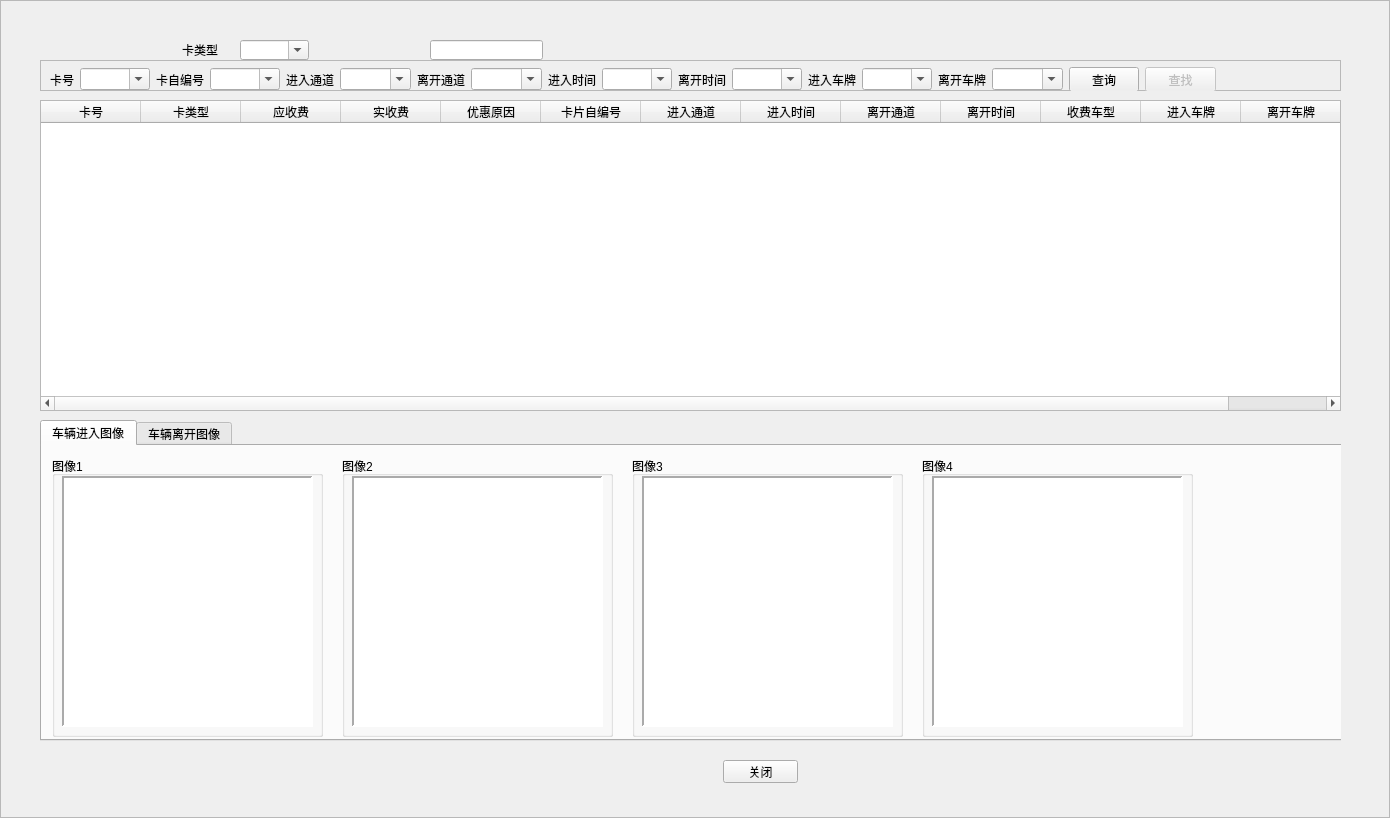
<?xml version="1.0" encoding="UTF-8"?>
<ui version="4.0">
 <class>CAccess2Records</class>
 <widget class="QFrame" name="CAccess2Records">
  <property name="geometry">
   <rect>
    <x>0</x>
    <y>0</y>
    <width>1390</width>
    <height>818</height>
   </rect>
  </property>
  <property name="windowTitle">
   <string>出入记录</string>
  </property>
  <property name="styleSheet">
   <string notr="true">background-image:url(D:/WinParkUI/debug/Image/NewIcon/CommonBigBG-normal.jpg);</string>
  </property>
  <property name="frameShape">
   <enum>QFrame::StyledPanel</enum>
  </property>
  <property name="frameShadow">
   <enum>QFrame::Raised</enum>
  </property>
  <widget class="QWidget" name="widget" native="true">
   <property name="geometry">
    <rect>
     <x>40</x>
     <y>60</y>
     <width>1301</width>
     <height>731</height>
    </rect>
   </property>
   <property name="styleSheet">
    <string notr="true">background-image:url(none);</string>
   </property>
   <widget class="QTableWidget" name="tableAccessRecord">
    <property name="geometry">
     <rect>
      <x>0</x>
      <y>40</y>
      <width>1301</width>
      <height>311</height>
     </rect>
    </property>
    <property name="toolTip">
     <string>单击【卡号列】查看进出图片。
双击单元格查看库中库记录。</string>
    </property>
    <property name="styleSheet">
     <string notr="true">background-image:url(none);</string>
    </property>
    <property name="selectionMode">
     <enum>QAbstractItemView::SingleSelection</enum>
    </property>
    <property name="selectionBehavior">
     <enum>QAbstractItemView::SelectRows</enum>
    </property>
    <column>
     <property name="text">
      <string>卡号</string>
     </property>
    </column>
    <column>
     <property name="text">
      <string>卡类型</string>
     </property>
    </column>
    <column>
     <property name="text">
      <string>应收费</string>
     </property>
    </column>
    <column>
     <property name="text">
      <string>实收费</string>
     </property>
    </column>
    <column>
     <property name="text">
      <string>优惠原因</string>
     </property>
    </column>
    <column>
     <property name="text">
      <string>卡片自编号</string>
     </property>
    </column>
    <column>
     <property name="text">
      <string>进入通道</string>
     </property>
    </column>
    <column>
     <property name="text">
      <string>进入时间</string>
     </property>
    </column>
    <column>
     <property name="text">
      <string>离开通道</string>
     </property>
    </column>
    <column>
     <property name="text">
      <string>离开时间</string>
     </property>
    </column>
    <column>
     <property name="text">
      <string>收费车型</string>
     </property>
    </column>
    <column>
     <property name="text">
      <string>进入车牌</string>
     </property>
    </column>
    <column>
     <property name="text">
      <string>离开车牌</string>
     </property>
    </column>
   </widget>
   <widget class="QTabWidget" name="tabWidget">
    <property name="geometry">
     <rect>
      <x>0</x>
      <y>360</y>
      <width>1411</width>
      <height>321</height>
     </rect>
    </property>
    <property name="maximumSize">
     <size>
      <width>1421</width>
      <height>321</height>
     </size>
    </property>
    <property name="styleSheet">
     <string notr="true">background-image:url(none);</string>
    </property>
    <property name="currentIndex">
     <number>0</number>
    </property>
    <widget class="QWidget" name="tab">
     <attribute name="title">
      <string>车辆进入图像</string>
     </attribute>
     <widget class="QGroupBox" name="gb0">
      <property name="geometry">
       <rect>
        <x>10</x>
        <y>10</y>
        <width>271</width>
        <height>281</height>
       </rect>
      </property>
      <property name="styleSheet">
       <string notr="true">background-image:url(none);</string>
      </property>
      <property name="title">
       <string>图像1</string>
      </property>
      <widget class="QLabel" name="lblImg0">
       <property name="geometry">
        <rect>
         <x>10</x>
         <y>20</y>
         <width>251</width>
         <height>251</height>
        </rect>
       </property>
       <property name="styleSheet">
        <string notr="true">background-color: rgb(255, 255, 255);</string>
       </property>
       <property name="frameShape">
        <enum>QFrame::Panel</enum>
       </property>
       <property name="frameShadow">
        <enum>QFrame::Sunken</enum>
       </property>
       <property name="lineWidth">
        <number>2</number>
       </property>
       <property name="text">
        <string/>
       </property>
       <property name="scaledContents">
        <bool>true</bool>
       </property>
      </widget>
     </widget>
     <widget class="QGroupBox" name="gb1">
      <property name="geometry">
       <rect>
        <x>300</x>
        <y>10</y>
        <width>271</width>
        <height>281</height>
       </rect>
      </property>
      <property name="styleSheet">
       <string notr="true">background-image:url(none);</string>
      </property>
      <property name="title">
       <string>图像2</string>
      </property>
      <widget class="QLabel" name="lblImg1">
       <property name="geometry">
        <rect>
         <x>10</x>
         <y>20</y>
         <width>251</width>
         <height>251</height>
        </rect>
       </property>
       <property name="styleSheet">
        <string notr="true">background-color: rgb(255, 255, 255);</string>
       </property>
       <property name="frameShape">
        <enum>QFrame::Panel</enum>
       </property>
       <property name="frameShadow">
        <enum>QFrame::Sunken</enum>
       </property>
       <property name="lineWidth">
        <number>2</number>
       </property>
       <property name="text">
        <string/>
       </property>
       <property name="scaledContents">
        <bool>true</bool>
       </property>
      </widget>
     </widget>
     <widget class="QGroupBox" name="gb2">
      <property name="geometry">
       <rect>
        <x>590</x>
        <y>10</y>
        <width>271</width>
        <height>281</height>
       </rect>
      </property>
      <property name="styleSheet">
       <string notr="true">background-image:url(none);</string>
      </property>
      <property name="title">
       <string>图像3</string>
      </property>
      <widget class="QLabel" name="lblImg2">
       <property name="geometry">
        <rect>
         <x>10</x>
         <y>20</y>
         <width>251</width>
         <height>251</height>
        </rect>
       </property>
       <property name="styleSheet">
        <string notr="true">background-color: rgb(255, 255, 255);</string>
       </property>
       <property name="frameShape">
        <enum>QFrame::Panel</enum>
       </property>
       <property name="frameShadow">
        <enum>QFrame::Sunken</enum>
       </property>
       <property name="lineWidth">
        <number>2</number>
       </property>
       <property name="text">
        <string/>
       </property>
       <property name="scaledContents">
        <bool>true</bool>
       </property>
      </widget>
     </widget>
     <widget class="QGroupBox" name="gb3">
      <property name="geometry">
       <rect>
        <x>880</x>
        <y>10</y>
        <width>271</width>
        <height>281</height>
       </rect>
      </property>
      <property name="styleSheet">
       <string notr="true">background-image:url(none);</string>
      </property>
      <property name="title">
       <string>图像4</string>
      </property>
      <widget class="QLabel" name="lblImg3">
       <property name="geometry">
        <rect>
         <x>10</x>
         <y>20</y>
         <width>251</width>
         <height>251</height>
        </rect>
       </property>
       <property name="styleSheet">
        <string notr="true">background-color: rgb(255, 255, 255);</string>
       </property>
       <property name="frameShape">
        <enum>QFrame::Panel</enum>
       </property>
       <property name="frameShadow">
        <enum>QFrame::Sunken</enum>
       </property>
       <property name="lineWidth">
        <number>2</number>
       </property>
       <property name="text">
        <string/>
       </property>
       <property name="scaledContents">
        <bool>true</bool>
       </property>
      </widget>
     </widget>
    </widget>
    <widget class="QWidget" name="tab_2">
     <attribute name="title">
      <string>车辆离开图像</string>
     </attribute>
     <widget class="QGroupBox" name="gb5">
      <property name="geometry">
       <rect>
        <x>300</x>
        <y>10</y>
        <width>271</width>
        <height>281</height>
       </rect>
      </property>
      <property name="title">
       <string>图像2</string>
      </property>
      <widget class="QLabel" name="lblImg5">
       <property name="geometry">
        <rect>
         <x>10</x>
         <y>20</y>
         <width>251</width>
         <height>251</height>
        </rect>
       </property>
       <property name="styleSheet">
        <string notr="true">background-color: rgb(255, 255, 255);</string>
       </property>
       <property name="frameShape">
        <enum>QFrame::Panel</enum>
       </property>
       <property name="frameShadow">
        <enum>QFrame::Sunken</enum>
       </property>
       <property name="lineWidth">
        <number>2</number>
       </property>
       <property name="text">
        <string/>
       </property>
       <property name="scaledContents">
        <bool>true</bool>
       </property>
      </widget>
     </widget>
     <widget class="QGroupBox" name="gb4">
      <property name="geometry">
       <rect>
        <x>10</x>
        <y>10</y>
        <width>271</width>
        <height>281</height>
       </rect>
      </property>
      <property name="title">
       <string>图像1</string>
      </property>
      <widget class="QLabel" name="lblImg4">
       <property name="geometry">
        <rect>
         <x>10</x>
         <y>20</y>
         <width>251</width>
         <height>251</height>
        </rect>
       </property>
       <property name="styleSheet">
        <string notr="true">background-color: rgb(255, 255, 255);</string>
       </property>
       <property name="frameShape">
        <enum>QFrame::Panel</enum>
       </property>
       <property name="frameShadow">
        <enum>QFrame::Sunken</enum>
       </property>
       <property name="lineWidth">
        <number>2</number>
       </property>
       <property name="text">
        <string/>
       </property>
       <property name="scaledContents">
        <bool>true</bool>
       </property>
      </widget>
     </widget>
     <widget class="QGroupBox" name="gb6">
      <property name="geometry">
       <rect>
        <x>590</x>
        <y>10</y>
        <width>271</width>
        <height>281</height>
       </rect>
      </property>
      <property name="title">
       <string>图像3</string>
      </property>
      <widget class="QLabel" name="lblImg6">
       <property name="geometry">
        <rect>
         <x>10</x>
         <y>20</y>
         <width>251</width>
         <height>251</height>
        </rect>
       </property>
       <property name="styleSheet">
        <string notr="true">background-color: rgb(255, 255, 255);</string>
       </property>
       <property name="frameShape">
        <enum>QFrame::Panel</enum>
       </property>
       <property name="frameShadow">
        <enum>QFrame::Sunken</enum>
       </property>
       <property name="lineWidth">
        <number>2</number>
       </property>
       <property name="text">
        <string/>
       </property>
       <property name="scaledContents">
        <bool>true</bool>
       </property>
      </widget>
     </widget>
     <widget class="QGroupBox" name="gb7">
      <property name="geometry">
       <rect>
        <x>880</x>
        <y>10</y>
        <width>271</width>
        <height>281</height>
       </rect>
      </property>
      <property name="title">
       <string>图像4</string>
      </property>
      <widget class="QGroupBox" name="groupBox_11">
       <property name="geometry">
        <rect>
         <x>-440</x>
         <y>0</y>
         <width>131</width>
         <height>201</height>
        </rect>
       </property>
       <property name="title">
        <string>图像1</string>
       </property>
       <widget class="QGraphicsView" name="graphicsView_11">
        <property name="geometry">
         <rect>
          <x>0</x>
          <y>20</y>
          <width>111</width>
          <height>171</height>
         </rect>
        </property>
       </widget>
      </widget>
      <widget class="QGroupBox" name="groupBox_12">
       <property name="geometry">
        <rect>
         <x>-290</x>
         <y>0</y>
         <width>131</width>
         <height>201</height>
        </rect>
       </property>
       <property name="title">
        <string>图像2</string>
       </property>
       <widget class="QGraphicsView" name="graphicsView_12">
        <property name="geometry">
         <rect>
          <x>10</x>
          <y>20</y>
          <width>111</width>
          <height>171</height>
         </rect>
        </property>
       </widget>
      </widget>
      <widget class="QGroupBox" name="groupBox_13">
       <property name="geometry">
        <rect>
         <x>-140</x>
         <y>0</y>
         <width>131</width>
         <height>201</height>
        </rect>
       </property>
       <property name="title">
        <string>图像3</string>
       </property>
       <widget class="QGraphicsView" name="graphicsView_13">
        <property name="geometry">
         <rect>
          <x>10</x>
          <y>20</y>
          <width>111</width>
          <height>171</height>
         </rect>
        </property>
       </widget>
      </widget>
      <widget class="QLabel" name="lblImg7">
       <property name="geometry">
        <rect>
         <x>10</x>
         <y>20</y>
         <width>251</width>
         <height>251</height>
        </rect>
       </property>
       <property name="styleSheet">
        <string notr="true">background-color: rgb(255, 255, 255);</string>
       </property>
       <property name="frameShape">
        <enum>QFrame::Panel</enum>
       </property>
       <property name="frameShadow">
        <enum>QFrame::Sunken</enum>
       </property>
       <property name="lineWidth">
        <number>2</number>
       </property>
       <property name="text">
        <string/>
       </property>
       <property name="scaledContents">
        <bool>true</bool>
       </property>
      </widget>
     </widget>
    </widget>
   </widget>
   <widget class="QPushButton" name="btnMinimalize">
    <property name="geometry">
     <rect>
      <x>683</x>
      <y>700</y>
      <width>75</width>
      <height>23</height>
     </rect>
    </property>
    <property name="styleSheet">
     <string notr="true">background-image:url(none);</string>
    </property>
    <property name="text">
     <string>关闭</string>
    </property>
   </widget>
   <widget class="QFrame" name="frame">
    <property name="geometry">
     <rect>
      <x>0</x>
      <y>0</y>
      <width>1301</width>
      <height>31</height>
     </rect>
    </property>
    <property name="frameShape">
     <enum>QFrame::StyledPanel</enum>
    </property>
    <property name="frameShadow">
     <enum>QFrame::Raised</enum>
    </property>
    <widget class="QWidget" name="layoutWidget">
     <property name="geometry">
      <rect>
       <x>10</x>
       <y>7</y>
       <width>1166</width>
       <height>25</height>
      </rect>
     </property>
     <layout class="QHBoxLayout" name="horizontalLayout">
      <item>
       <widget class="QLabel" name="label">
        <property name="text">
         <string>卡号</string>
        </property>
        <property name="alignment">
         <set>Qt::AlignRight|Qt::AlignTrailing|Qt::AlignVCenter</set>
        </property>
       </widget>
      </item>
      <item>
       <widget class="QComboBox" name="cb0">
        <property name="statusTip">
         <string>cardno = '%1'</string>
        </property>
        <property name="editable">
         <bool>true</bool>
        </property>
       </widget>
      </item>
      <item>
       <widget class="QLabel" name="label_3">
        <property name="text">
         <string>卡自编号</string>
        </property>
       </widget>
      </item>
      <item>
       <widget class="QComboBox" name="cb2">
        <property name="statusTip">
         <string>cardselfno = '%1'</string>
        </property>
        <property name="editable">
         <bool>true</bool>
        </property>
       </widget>
      </item>
      <item>
       <widget class="QLabel" name="label_7">
        <property name="text">
         <string>进入通道</string>
        </property>
        <property name="alignment">
         <set>Qt::AlignRight|Qt::AlignTrailing|Qt::AlignVCenter</set>
        </property>
       </widget>
      </item>
      <item>
       <widget class="QComboBox" name="cb3">
        <property name="statusTip">
         <string>inshebeiname = '%1'</string>
        </property>
        <property name="editable">
         <bool>true</bool>
        </property>
       </widget>
      </item>
      <item>
       <widget class="QLabel" name="label_8">
        <property name="text">
         <string>离开通道</string>
        </property>
        <property name="alignment">
         <set>Qt::AlignRight|Qt::AlignTrailing|Qt::AlignVCenter</set>
        </property>
       </widget>
      </item>
      <item>
       <widget class="QComboBox" name="cb4">
        <property name="statusTip">
         <string>outshebeiname = '%1'</string>
        </property>
        <property name="editable">
         <bool>true</bool>
        </property>
       </widget>
      </item>
      <item>
       <widget class="QLabel" name="label_9">
        <property name="text">
         <string>进入时间</string>
        </property>
        <property name="alignment">
         <set>Qt::AlignRight|Qt::AlignTrailing|Qt::AlignVCenter</set>
        </property>
       </widget>
      </item>
      <item>
       <widget class="QComboBox" name="cb5">
        <property name="statusTip">
         <string>intime like '%%1%'</string>
        </property>
        <property name="editable">
         <bool>true</bool>
        </property>
       </widget>
      </item>
      <item>
       <widget class="QLabel" name="label_10">
        <property name="text">
         <string>离开时间</string>
        </property>
        <property name="alignment">
         <set>Qt::AlignRight|Qt::AlignTrailing|Qt::AlignVCenter</set>
        </property>
       </widget>
      </item>
      <item>
       <widget class="QComboBox" name="cb6">
        <property name="statusTip">
         <string>outtime like '%%1%'</string>
        </property>
        <property name="editable">
         <bool>true</bool>
        </property>
       </widget>
      </item>
      <item>
       <widget class="QLabel" name="label_12">
        <property name="text">
         <string>进入车牌</string>
        </property>
        <property name="alignment">
         <set>Qt::AlignRight|Qt::AlignTrailing|Qt::AlignVCenter</set>
        </property>
       </widget>
      </item>
      <item>
       <widget class="QComboBox" name="cb7">
        <property name="statusTip">
         <string>carcp = '%1'</string>
        </property>
        <property name="editable">
         <bool>true</bool>
        </property>
       </widget>
      </item>
      <item>
       <widget class="QLabel" name="label_11">
        <property name="text">
         <string>离开车牌</string>
        </property>
        <property name="alignment">
         <set>Qt::AlignRight|Qt::AlignTrailing|Qt::AlignVCenter</set>
        </property>
       </widget>
      </item>
      <item>
       <widget class="QComboBox" name="cb8">
        <property name="statusTip">
         <string>carcpout = '%1'</string>
        </property>
        <property name="editable">
         <bool>true</bool>
        </property>
       </widget>
      </item>
      <item>
       <widget class="QPushButton" name="btnQuery">
        <property name="toolTip">
         <string>全【无】查询所有记录。</string>
        </property>
        <property name="text">
         <string>查询</string>
        </property>
       </widget>
      </item>
      <item>
       <widget class="QPushButton" name="btnSerach">
        <property name="enabled">
         <bool>false</bool>
        </property>
        <property name="text">
         <string>查找</string>
        </property>
       </widget>
      </item>
     </layout>
    </widget>
   </widget>
  </widget>
  <widget class="QLabel" name="lblTitle">
   <property name="geometry">
    <rect>
     <x>30</x>
     <y>5</y>
     <width>141</width>
     <height>21</height>
    </rect>
   </property>
   <property name="font">
    <font>
     <weight>75</weight>
     <bold>true</bold>
    </font>
   </property>
   <property name="styleSheet">
    <string notr="true">background-image:url(none);
color: rgb(170, 0, 0);</string>
   </property>
   <property name="text">
    <string/>
   </property>
  </widget>
  <widget class="QLabel" name="lblClose">
   <property name="geometry">
    <rect>
     <x>1350</x>
     <y>8</y>
     <width>30</width>
     <height>15</height>
    </rect>
   </property>
   <property name="styleSheet">
    <string notr="true">background-image:url(none);</string>
   </property>
   <property name="text">
    <string/>
   </property>
  </widget>
  <widget class="QComboBox" name="cb1">
   <property name="geometry">
    <rect>
     <x>240</x>
     <y>40</y>
     <width>69</width>
     <height>20</height>
    </rect>
   </property>
   <property name="statusTip">
    <string>cardkind like '%%1%'</string>
   </property>
   <property name="editable">
    <bool>true</bool>
   </property>
  </widget>
  <widget class="QLabel" name="label_2">
   <property name="geometry">
    <rect>
     <x>182</x>
     <y>40</y>
     <width>52</width>
     <height>20</height>
    </rect>
   </property>
   <property name="text">
    <string>卡类型</string>
   </property>
  </widget>
  <widget class="QLineEdit" name="lineEdit">
   <property name="geometry">
    <rect>
     <x>430</x>
     <y>40</y>
     <width>113</width>
     <height>20</height>
    </rect>
   </property>
  </widget>
 </widget>
 <resources/>
 <connections/>
</ui>
